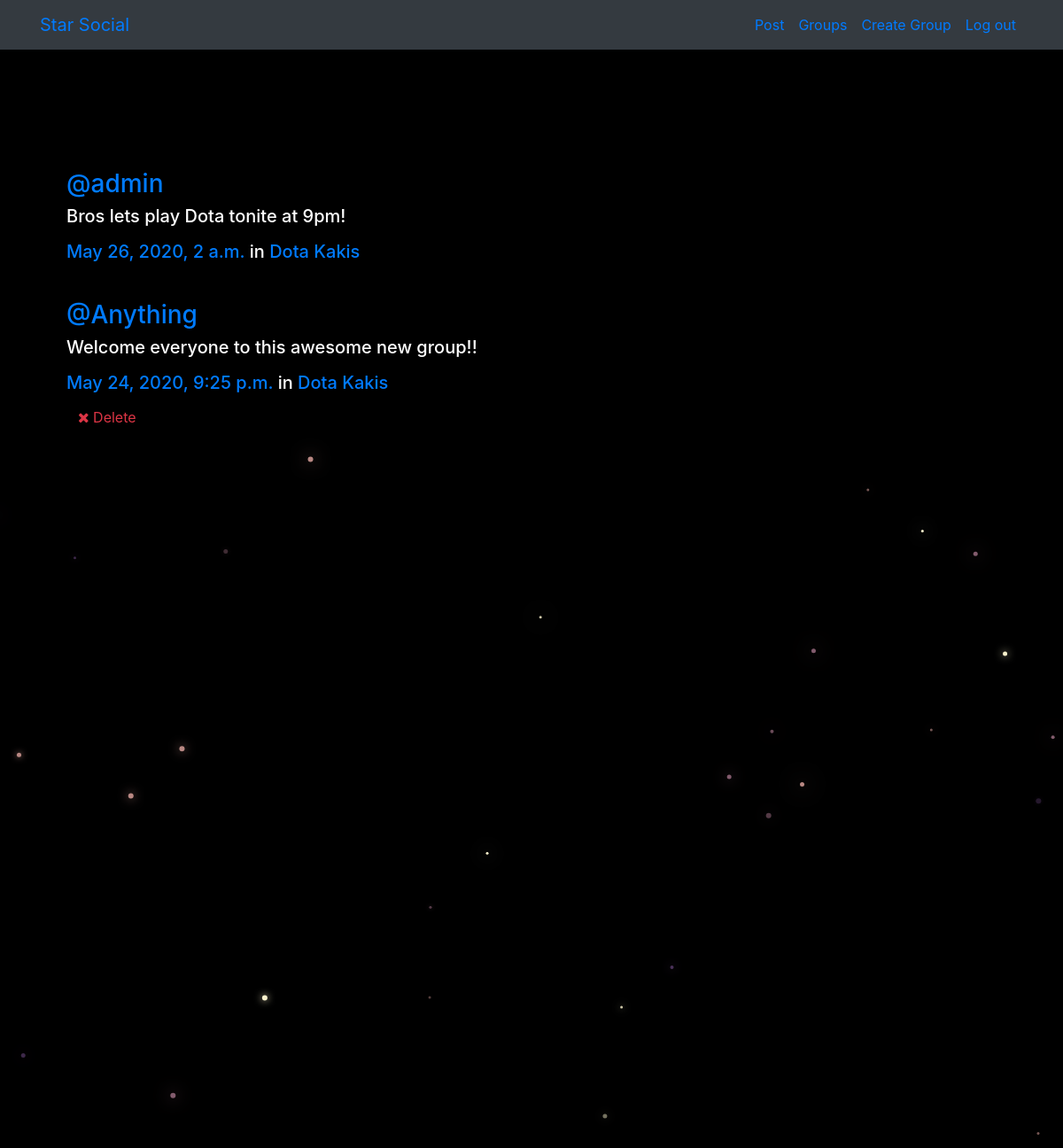
The page /posts/ (signed in) on the database its author committed.
### posts/models.py (models this page shows, shortened)
class Post(models.Model):
    user = models.ForeignKey(User,related_name='posts',on_delete=models.CASCADE)
    created_at = models.DateTimeField(auto_now=True)
    message = models.TextField()
    message_html = models.TextField(editable=False)
    group = models.ForeignKey(Group,related_name='posts',null=True,blank=True,on_delete=models.CASCADE)
    class Meta:
        ordering = ['-created_at']
        unique_together = ['user','message']

### groups/models.py (models this page shows, shortened)
class Group(models.Model):
    name = models.CharField(max_length=255,unique=True)
    slug = models.SlugField(allow_unicode=True,unique=True)
    description = models.TextField(blank=True,default='')
    description_html = models.TextField(editable=False,default='',blank=True)
    members = models.ManyToManyField(User,through='GroupMember')
    class Meta:
        ordering = ['name']

### posts/views.py (the view)
# urls.py: path('',views.PostList.as_view(),name='all'),
class PostList(SelectRelatedMixin,generic.ListView):
    model = models.Post
    select_related = ('user','group')

### posts/templates/posts/post_list.html (shortened to what this page needs)
{% extends "posts/post_base.html" %}
{% block post_content %}
<div class="col-md-8">
  {% for post in post_list %}
    {% include "posts/_post.html" %}
  {% endfor %}
</div>
{% endblock %}

### posts/templates/posts/_post.html
<div class="media">
	<div class="media-body">
		<h3 class="mr-5"><a href="{% url 'posts:for_user' username=post.user.username %}">@{{ post.user.username }}</a></h3>
		<h5>{{ post.message_html|safe }}
			<time class="time"><a href="{% url 'posts:single' username=post.user.username pk=post.pk %}">{{ post.created_at }}</a></time>
			{% if post.group %}
			<span class="group-name">in <a href="#">{{ post.group.name }}</a></span>
			{% endif %}
		</h5>
		<div class="media-footer">
			{% if user.is_authenticated and post.user == user and not hide_delete %}
				<a href="{% url 'posts:delete' pk=post.pk %}" title="delete" class="btn btn-simple">
					<span class="fa fa-remove text-danger" aria-hidden="true"></span>
					<span class="text-danger icon-label">Delete</span>
				</a>
			{% endif %}
		</div>
	</div>
</div>

### static/simplesocial/css/master.css (style rules this page uses)
body { margin: 0px; background-color: black; color:white; }
.mr-5 { margin-top:5% }

### rows shown on the page
Post: user.username "admin", message_html "Bros lets play Dota tonite at 9pm!", created_at "May 26, 2020, 2 a.m.", group.name "Dota Kakis"
Post: user.username "Anything", message_html "Welcome everyone to this awesome new group!!", created_at "May 24, 2020, 9:25 p.m.", group.name "Dota Kakis", shows "Delete"
